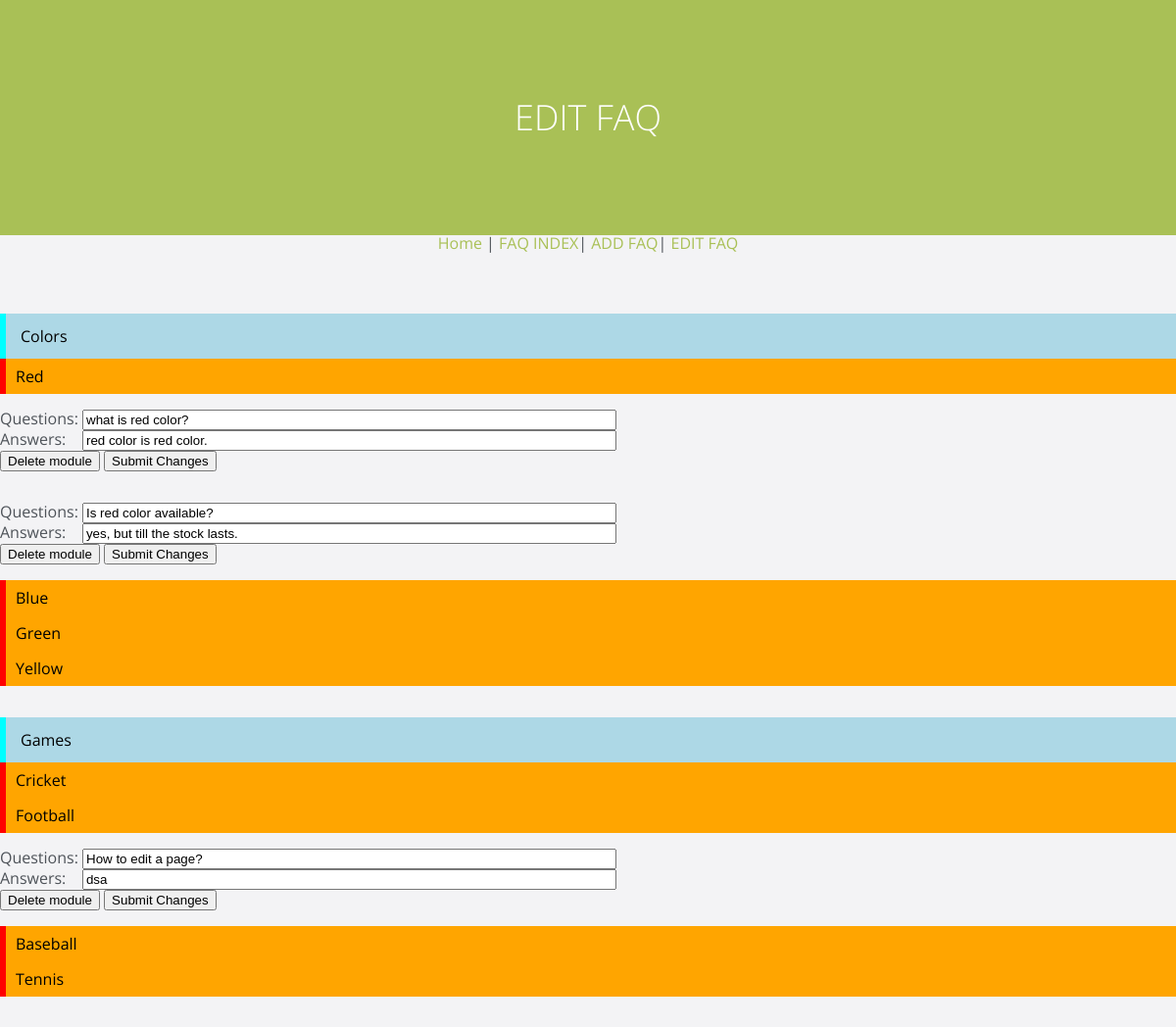
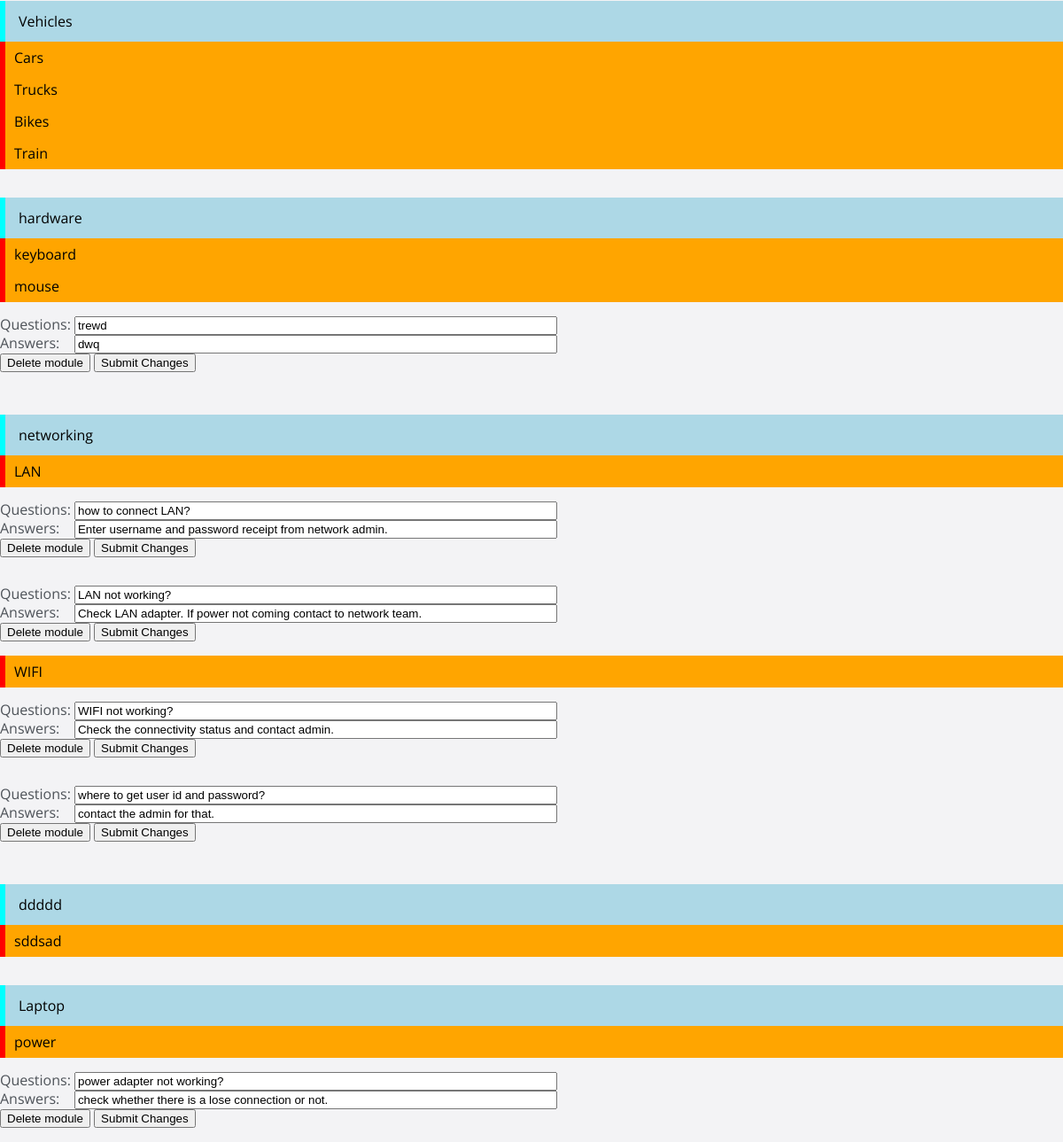
The page /admin/edit.php on the database its author committed (2 pictures, top to bottom).
### tables this page shows
CREATE TABLE `category` (
  `cat_id` int(2) NOT NULL,
  `category` varchar(25) NOT NULL DEFAULT ''
);

CREATE TABLE `subcategory` (
  `subcat_id` int(11) NOT NULL,
  `cat_id` int(2) NOT NULL DEFAULT '0',
  `subcategory` varchar(25) NOT NULL DEFAULT ''
);

CREATE TABLE `faq` (
  `faq_id` int(11) NOT NULL,
  `cat_id` int(11) NOT NULL,
  `subcat_id` int(11) NOT NULL,
  `questions` text NOT NULL,
  `answers` text NOT NULL
);

### admin/edit.php (the view, shortened to what this page needs)
<?php
include_once("connectM.php");
?>
<html lang="en" class="no-js">
<head>
	<link rel="stylesheet" href="../assets/a/css/reset.css">
	<link rel="stylesheet" href="../assets/a/css/style.css">
</head>
<body>
<header>
	<h1>EDIT FAQ</h1>
</header>
<p align="center"><a href= "home.php"> Home </a>|<a href= "faq.php"> FAQ INDEX</a>|<a href= "create.php"> ADD FAQ</a>|<a href= "edit.php"> EDIT FAQ</a></p>
<br/>
<br/>
<?php
$res2=mysqli_query($db_connection,"SELECT * FROM category") or die(mysqli_error($db_connection));
if (mysqli_num_rows($res2) > 0){
	while($row2=mysqli_fetch_assoc($res2)){
	$category= $row2['category'];
	echo '<br/><br/><p id="nav">'.$category.'</p>';
$res=mysqli_query($db_connection,"SELECT * FROM subcategory where subcategory.cat_id = '".$row2['cat_id']."'") or die(mysqli_error($db_connection));
if (mysqli_num_rows($res) > 0){
	while($row=mysqli_fetch_assoc($res)){
	$subcategory=$row['subcategory'];
	echo '<div><p id="nav2">'.$subcategory.'</p>';
$res3=mysqli_query($db_connection,"SELECT * FROM faq where faq.subcat_id ='".$row['subcat_id']."'") or die(mysqli_error($db_connection));
if (mysqli_num_rows($res3) > 0){
	while($row3=mysqli_fetch_assoc($res3)){
		$questions=$row3['questions'];
		$answers=$row3['answers'];
		$id= $row3['faq_id'];
	echo'<div class="id"><form action="edit.php?ids='.$id.'" method="post">
		 <br/>
		<span>Questions: <input type="text" name="questions" size="65" value="'.$questions.'"/></span><br/>
		<span>Answers: &nbsp; &nbsp;<input type="text" name="answers" size="65" value="'.$answers.'"/></span><br/>
		<input type="submit" name="delete_faq" value="Delete module" onclick="return myFunction()"/>
		<input type="submit" name="edit_faq" value="Submit Changes" />
		</form></div>
</div><br/>'
		;
}
}
}
}
}
}
else{
	echo "No modules at this time";
}
			?>
</body>
</html>

### assets/a/css/style.css (style rules this page uses)
*, *::after, *::before { -webkit-box-sizing: border-box; -moz-box-sizing: border-box; box-sizing: border-box; }
*::after, *::before { content: ''; }
body { font-size: 100%; font-family: "Open Sans", sans-serif; color: #4e5359; background-color: #f3f3f5; }
body::after { position: fixed; top: 0; left: 0; width: 100%; height: 100%; background-color: rgba(78, 83, 89, 0.8); visibility: hidden; opacity: 0; -webkit-transition: opacity .3s 0s, visibility 0s .3s; -moz-transition: opacity .3s 0s, visibility 0s .3s; transition: opacity .3s 0s, visibility 0s .3s; }
@media only screen and (min-width: 768px) { body::after { display: none; } }
a { color: #a9c056; text-decoration: none; }
header { position: relative; height: 180px; line-height: 180px; text-align: center; background-color: #a9c056; }
header h1 { color: #ffffff; -webkit-font-smoothing: antialiased; -moz-osx-font-smoothing: grayscale; font-size: 20px; font-size: 1.25rem; }
@media only screen and (min-width: 1024px) { header { height: 240px; line-height: 240px; } }
@media only screen and (min-width: 1024px) { header h1 { font-size: 36px; font-size: 2.25rem; font-weight: 300; } }

### admin/edit.php (style rules this page uses)
#nav { border-left: 6px solid cyan; color: black; padding: 15px; background-color: lightblue; font-size: 100%; }
#nav2 { border-left: 6px solid red; padding: 10px; color: black; background-color: orange; font-size: 100%; }

### rows shown on the page
category: category "Colors"
subcategory: subcategory "Red"
faq: questions "what is red color?", answers "red color is red color."
faq: questions "Is red color available?", answers "yes, but till the stock lasts."
subcategory: subcategory "Blue"
subcategory: subcategory "Green"
subcategory: subcategory "Yellow"
category: category "Games"
subcategory: subcategory "Cricket"
subcategory: subcategory "Football"
faq: questions "How to edit a page?", answers "dsa"
subcategory: subcategory "Baseball"
subcategory: subcategory "Tennis"
category: category "Vehicles"
subcategory: subcategory "Cars"
subcategory: subcategory "Trucks"
subcategory: subcategory "Bikes"
subcategory: subcategory "Train"
category: category "hardware"
subcategory: subcategory "keyboard"
subcategory: subcategory "mouse"
faq: questions "trewd", answers "dwq"
category: category "networking"
subcategory: subcategory "LAN"
faq: questions "how to connect LAN?", answers "Enter username and password receipt from network admin."
faq: questions "LAN not working?", answers "Check LAN adapter. If power not coming contact to network team."
subcategory: subcategory "WIFI"
faq: questions "WIFI not working?", answers "Check the connectivity status and contact admin."
faq: questions "where to get user id and password?", answers "contact the admin for that."
category: category "ddddd"
subcategory: subcategory "sddsad"
category: category "Laptop"
subcategory: subcategory "power"
faq: questions "power adapter not working?", answers "check whether there is a lose connection or not."
